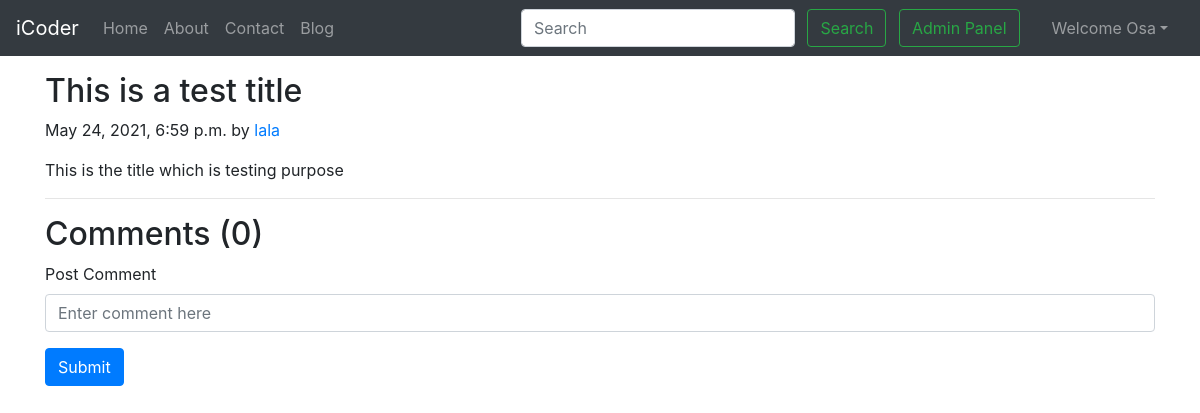
Page /blog/first-post (signed in) on the committed database.
### blog/models.py (models this page shows, shortened)
class Post(models.Model):
    sno=models.AutoField(primary_key=True)
    title=models.CharField(max_length=255)
    author=models.CharField(max_length=14)
    slug=models.CharField(max_length=130)
    timeStamp=models.DateTimeField(blank=True)
    content=models.TextField()

### blog/views.py (the view)
# urls.py: path('<str:slug>', views.blogPost, name='blogPost'),
def blogPost(request, slug):
    post=Post.objects.filter(slug=slug).first()
    comments= BlogComment.objects.filter(post=post, parent=None)
    replies= BlogComment.objects.filter(post=post).exclude(parent=None)
    replyDict={}
    for reply in replies:
        if reply.parent.sno not in replyDict.keys():
            replyDict[reply.parent.sno]=[reply]
        else:
            replyDict[reply.parent.sno].append(reply)
    context={'post':post, 'comments': comments, 'user': request.user, 'replyDict': replyDict}
    return render(request, "blog/blogPost.html", context)

### templates/blog/blogPost.html (shortened to what this page needs)
{% extends 'base.html' %}
{% block body %}
{% load humanize %}
{% load extras %}
<div class="container my-3">
    <h2 class="blog-post-title">{{post.title}}</h2>
    <p class="blog-post-meta">{{post.timeStamp}} by <a href="/about">{{post.author}}</a></p>
    <p>{{post.content| safe}}</p>
    <hr>
</div>
<div class="container">
    <h2> Comments ({{comments.count}}) </h2>
    <div class="my-2">
        {% if user.is_authenticated %}
        <form action="/blog/postComment" method="post">
            <div class="form-group">
                <label for="exampleInputEmail1">Post Comment </label>
                <input type="text" class="form-control" name="comment" placeholder="Enter comment here">
            </div>
            <button type="submit" class="btn btn-primary">Submit</button>
        </form>
        {% else %}
        Please login to post a comment
        {% endif %}
    </div>
</div>
{% endblock %}

### templates/base.html (shortened to what this page needs)
<!doctype html>
<html lang="en">
  <head>
    <link rel="stylesheet" href="https://stackpath.bootstrapcdn.com/bootstrap/4.5.2/css/bootstrap.min.css">
  </head>
  <body>
    <nav class="navbar navbar-expand-lg navbar-dark bg-dark">
        <a class="navbar-brand" href="/">iCoder</a>
        <div class="collapse navbar-collapse" id="navbarSupportedContent">
          <ul class="navbar-nav mr-auto">
            <li class="nav-item {% block homeactive %}  {% endblock homeactive %}">
              <a class="nav-link" href="/">Home <span class="sr-only">(current)</span></a>
            </li>
            <li class="nav-item {% block aboutactive %}  {% endblock aboutactive %}" >
              <a class="nav-link" href="/about">About</a>
            </li>
            <li class="nav-item {% block contactactive %}  {% endblock contactactive %} ">
              <a class="nav-link" href="/contact">Contact</a>
            </li>
            <li class="nav-item {% block blogactive %}  {% endblock blogactive %} ">
              <a class="nav-link" href="/blog">Blog</a>
            </li>
          </ul>
          <div class="ml-auto form-inline ">
          <form method="get" action="/search"class="my-2 my-lg-0 mx-3">
            <input class="form-control mr-sm-2" type="search" placeholder="Search" aria-label="Search" name="query" id="query">
            <button class="btn btn-outline-success my-2 my-sm-0 " type="submit">Search</button>
            <a href="/admin" role="button" target="_blank" class="btn btn-outline-success m-2 my-sm-0"> Admin Panel </a>
          </form>
{% if user.is_authenticated %}
<ul class="navbar-nav mr-2">
<li class="nav-item dropdown">
<a class="nav-link dropdown-toggle" href='#' id="navbarDropdown" role="button" data-toggle="dropdown"> Welcome {{request.user}}</a>
      </li>
      </ul>
      </div>
{% endif %}
        </div>
      </nav>
      {% block body %}  {% endblock body %}
  </body>
</html>

### rows in the picture
Post: title "This is a test title", timeStamp "May 24, 2021, 6:59 p.m.", author "lala", content "This is the title which is testing purpose"

### other values in the picture
{{ request.user }} "Osa"
{{ comments.count }} "0"
